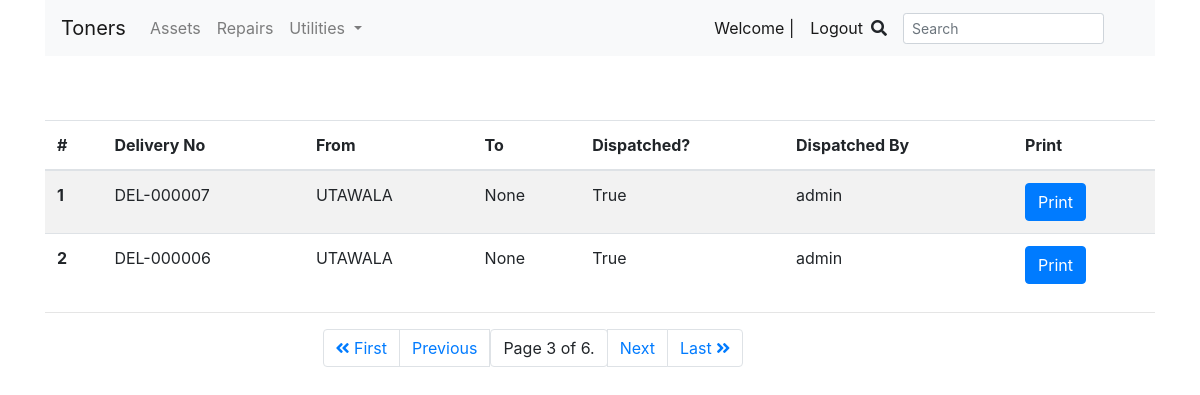
/assets/deliveries/?page=3 (signed in), run on the app's committed database.
### apps/assets/models.py (models this page shows, shortened)
class Delivery(models.Model):
    staff = models.ForeignKey(
        Staff, on_delete=models.CASCADE, blank=True, null=True)
    date_dispatched = models.DateTimeField(auto_now_add=True)
    dispatched = models.BooleanField(default=False)
    deliveryNo = models.CharField(max_length=200, null=True, blank=True)
    fromLocation = models.ForeignKey(Location, on_delete=models.CASCADE, null=True, blank=True)
    toLocation = models.ForeignKey(
        Location, on_delete=models.CASCADE, null=True, blank=True, related_name="toLocation")
    vendor = models.ForeignKey(
        Vendor, on_delete=models.CASCADE, null=True, blank=True, related_name="toLocation")

class Location(models.Model):
    name = models.CharField(max_length=200, blank=True, null=True)
    def __str__(self):
        return self.name

class Staff(models.Model):
    user = models.OneToOneField(
        User, on_delete=models.CASCADE, null=True, blank=True)
    location = models.ForeignKey(
        'Location', on_delete=models.CASCADE, null=True, blank=True)
    def __str__(self):
        return str(self.user)

### apps/assets/views.py (the view)
# urls.py: path('deliveries/',views.deliveries, name='deliveries'),
@login_required
def deliveries(request):
    if request.user.is_authenticated:
        deliveryList = Delivery.objects.filter(
            dispatched=True).order_by('id').reverse()
        paginator = Paginator(deliveryList, 2)
        page_number = request.GET.get('page')
        pages = paginator.get_page(page_number)
    context = {
        'pages': pages,
    }
    return render(request, 'assets/deliveries.html', context)

### templates/assets/deliveries.html (shortened to what this page needs)
{% extends '../layout.html' %}
{% load static %}
{% block content %}
<table class="table table-striped " >
    <thead>
        <tr>
            <th scope="col">#</th>
            <th scope="col">Delivery No</th>
            <th scope="col">From</th>
            <th scope="col">To</th>
            <th scope="col">Dispatched?</th>
            <th scope="col">Dispatched By</th>
            <th scope="col">Print</th>
        </tr>
    </thead>
    <tbody>
        {% for a in pages %}
        <tr>
            <th scope="row">{{forloop.counter}}</th>
            <td>{{a.deliveryNo}}</td>
            <td>{{a.fromLocation}}</td>
            <td>{{a.toLocation}}</td>
            <td>{{a.dispatched}}</td>
            <td>{{a.staff}}</td>
            <td>
                <a href="{% url 'assets:pdf' a.pk %}">
                    <button class="btn btn-primary">Print</button>
                </a>
            </td>
        </tr>
        {% endfor %}
    </tbody>
</table>
<hr>
<nav aria-label="Page navigation example" style="margin:auto; width:50%;">
    <ul class="pagination">
        {% if pages.has_previous %}
        <li class="page-item"><a class="page-link" href="?page=1"><i class="fas fa-angle-double-left size:9x"></i>
                First</a></li>
        <li class="page-item "><a class="page-link" href="?page={{ pages.previous_page_number }}">Previous</a></li>
        {% else %}
        <li class="page-item disabled"><a class="page-link" href="#"></i> First</a></li>
        <li class="page-item disabled"><a class="page-link" href="#" tabindex="-1">Previous</a></li>
        {% endif %}
        <span class="current">
            <li class="page-item "><a class="page-link"> Page {{ pages.number }} of {{pages.paginator.num_pages }}. </a>
            </li>
        </span>
        {% if pages.has_next %}
        <li class="page-item"><a class="page-link" href="?page={{ pages.next_page_number }}">Next</a></li>
        <li class="page-item"><a class="page-link" href="?page={{ pages.paginator.num_pages }}">Last <i
                    class="fas fa-angle-double-right"></i></a></li>
        {% else %}
        <li class="page-item disabled"><a class="page-link" href="#">Next</a></li>
        <li class="page-item disabled"><a class="page-link" href="#">Last <i class="fas fa-angle-double-right"></i></a>
        </li>
        {% endif %}
    </ul>
</nav>
{% endblock content %}

### static/css/style.css (style rules this page uses)
nav { margin-bottom: 4em; }

### static/css/all.css (style rules this page uses)
.fa, .fas, .far, .fal, .fad, .fab { -moz-osx-font-smoothing: grayscale; -webkit-font-smoothing: antialiased; display: inline-block; font-style: normal; font-variant: normal; text-rendering: auto; line-height: 1; }
.fa-angle-double-left:before { content: "\f100"; }
.fa-angle-double-right:before { content: "\f101"; }
.fa, .fas { font-family: 'Font Awesome 5 Free'; font-weight: 900; }

### data on the page
Delivery: deliveryNo "DEL-000007", fromLocation "UTAWALA", toLocation "None", dispatched "True", staff "admin"
Delivery: deliveryNo "DEL-000006", fromLocation "UTAWALA", toLocation "None", dispatched "True", staff "admin"

### other printed values
{{ pages.number }} "3"
{{ pages.paginator.num_pages }} "6"
